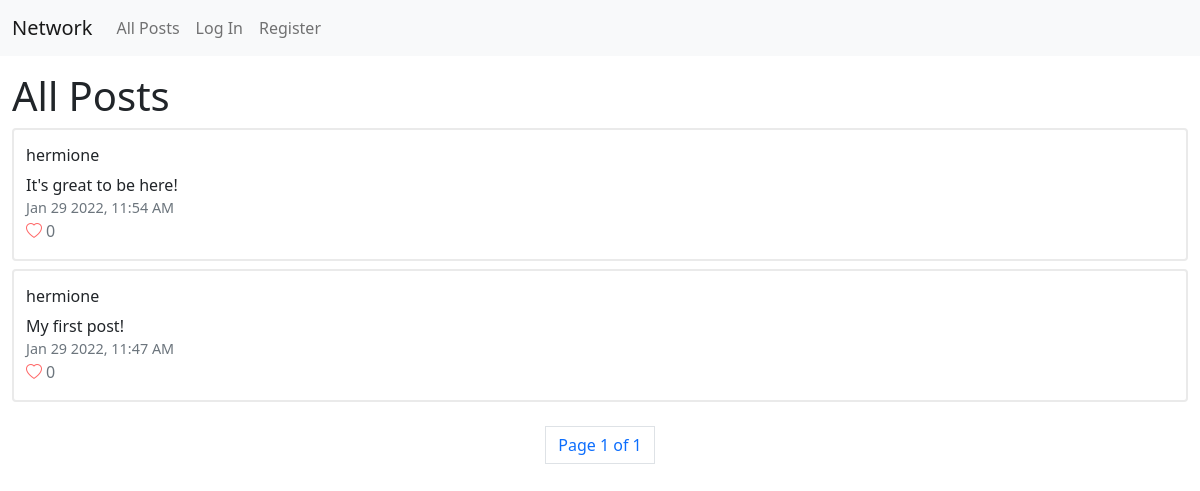
/, run on an earlier commit of the app's database.
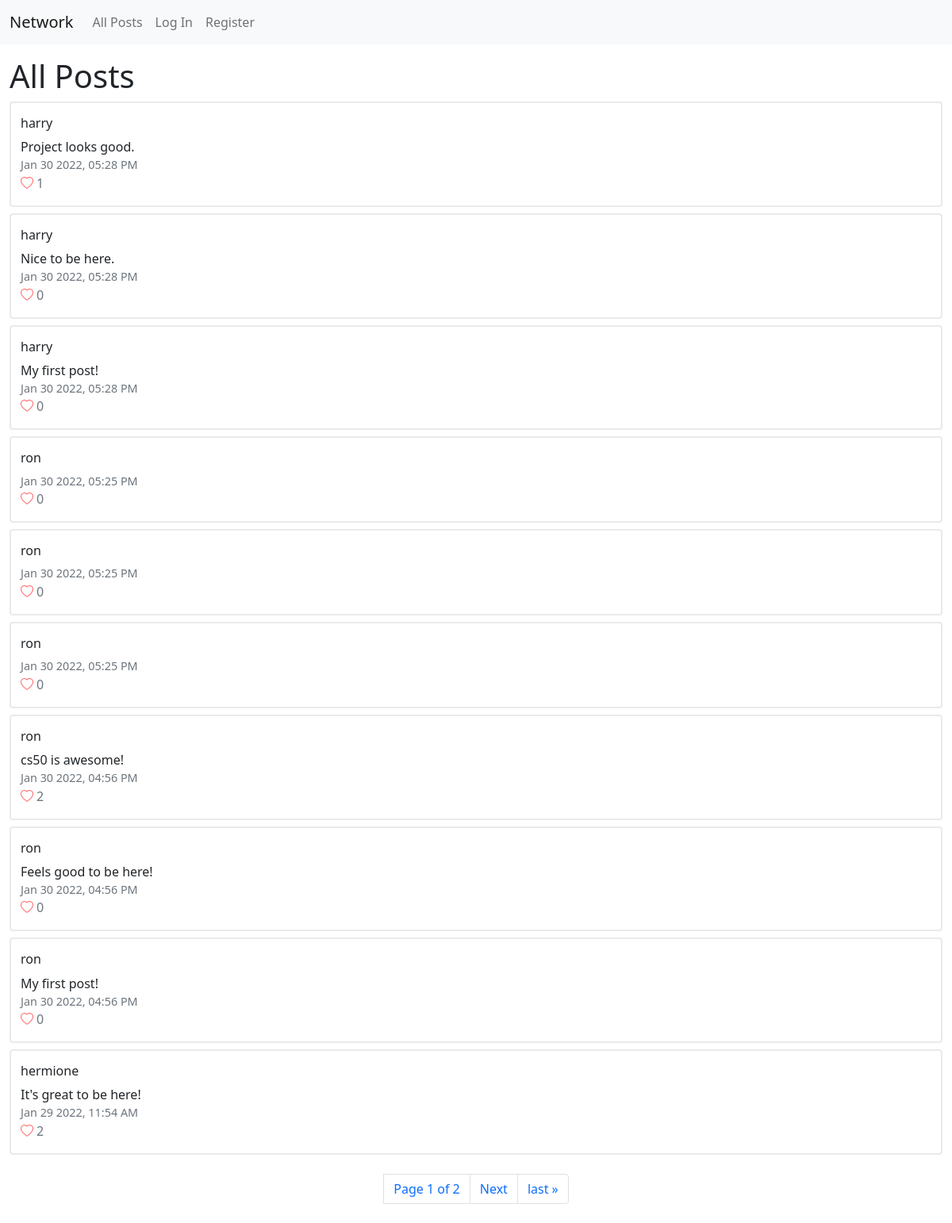
And on a later commit of the database.
### network/models.py (models this page shows, shortened)
class Post(models.Model):
    user = models.ForeignKey("User", on_delete=models.CASCADE, related_name="posts")
    content = models.TextField(blank=True)
    timestamp = models.DateTimeField(auto_now_add=True)
    like = models.ManyToManyField("User", blank=True, related_name="liked")
    def timestampOfPost(self):
        return self.timestamp.strftime("%b %d %Y, %I:%M %p")

class User(AbstractUser):
    follows = models.ManyToManyField("User", blank=True, related_name="followers")

### network/views.py (the view)
# urls.py: path("", views.index, name="index"),
def index(request):
    if request.method == "POST":
        postContent = request.POST["content"]
        post = Post.objects.create(
            user=request.user,
            content=postContent
        )
        return HttpResponseRedirect(reverse("index"))
    else:
        posts = Post.objects.all().order_by("id").reverse()
        p = Paginator(posts, 10, orphans=0, allow_empty_first_page=True)
        pageNumber = request.GET.get('page')
        pageObj = p.get_page(pageNumber)
        return render(request, "network/index.html", {
            'page_obj': pageObj
        })

### network/templates/network/index.html (shortened to what this page needs)
{% extends "network/layout.html" %}
{% load static %}
{% block body %}
    <h1>All Posts</h1>
    {% for post in page_obj %}
        <div class="post container-fluid">
            <h6>{{ post.user }}</h6>
            <div class="post-content">{{ post.content }}</div>
            <div class="post-timestamp text-muted">{{ post.timestampOfPost }}</div>
            {% if user in post.like.all %}
                <div><i class="bi bi-heart-fill heart" data-id="{{ post.id }}"></i><span class="text-muted count" id="{{ post.id }}">{{ post.like.all.count }}</span></div>
            {% else %}
                <div><i class="bi bi-heart heart" data-id="{{ post.id }}"></i><span class="text-muted count" id="{{ post.id }}">{{ post.like.all.count }}</span></div>
            {% endif %}
        </div>
    {% endfor %}
    <nav aria-label="Page navigation example" id="pagination">
        <ul class="pagination justify-content-center">
            <li class="page-item page-link">Page {{ page_obj.number }} of {{ page_obj.paginator.num_pages  }}</li>
            {% if page_obj.has_next %}
                <li class="page-item">
                    <a class="page-link" href="?page={{ page_obj.next_page_number }}">Next</a>
                </li>
                <li class="page-item">
                    <a class="page-link" href="?page={{ page_obj.paginator.num_pages }}">last &raquo;</a>
                </li>
            {% endif %}
        </ul>
    </nav>
{% endblock %}

### network/templates/network/layout.html (shortened to what this page needs)
{% load static %}
<!DOCTYPE html>
<html lang="en">
    <head>
        <link href="https://cdn.jsdelivr.net/npm/bootstrap@5.1.3/dist/css/bootstrap.min.css" rel="stylesheet">
        <link rel="stylesheet" href="https://cdn.jsdelivr.net/npm/bootstrap-icons@1.7.2/font/bootstrap-icons.css">
        <link href="{% static 'network/styles.css' %}" rel="stylesheet">
    </head>
    <body>
        <nav class="navbar navbar-expand-lg navbar-light bg-light">
            <div class="container-fluid">
                <a class="navbar-brand" href="{% url 'index' %}">Network</a>
                <ul class="navbar-nav me-auto mb-2 mb-lg-0">
                    <li class="nav-item">
                    <a class="nav-link" href="{% url 'index' %}">All Posts</a>
                    </li>
                    {% if user.is_authenticated %}
                        <li class="nav-item">
                            <a class="nav-link" href="{% url 'following' %}">Following</a>
                        </li>
                        <li class="nav-item">
                            <a class="nav-link" href="{% url 'logout' %}">Log Out</a>
                        </li>
                    {% else %}
                        <li class="nav-item">
                            <a class="nav-link" href="{% url 'login' %}">Log In</a>
                        </li>
                        <li class="nav-item">
                            <a class="nav-link" href="{% url 'register' %}">Register</a>
                        </li>
                    {% endif %}
                </ul>
            </div>
        </nav>
        <div class="container-fluid" style="margin-top: 1rem;">
            {% block body %}
            {% endblock %}
        </div>
    </body>
</html>

### network/static/network/styles.css (style rules this page uses)
* { box-sizing: border-box; }
.new-post, .post { border: 2px solid #eaeaea; border-radius: 4px; padding-top: 1rem; padding-bottom: 1rem; }
#pagination { margin: 1.5rem; }
.post { margin-bottom: 0.5rem; }
.post-timestamp { font-size: 0.9rem !important; }
.heart { color: #ff6666; }
.count { margin-left: 0.25rem; }

What changed in the data, as far as the page shows it:
no longer on this page (row unchanged): Post: user "hermione", content "My first post!", timestampOfPost "Jan 29 2022, 11:47 AM", like.all.count "0"
added Post: user "harry", content "Project looks good.", timestampOfPost "Jan 30 2022, 05:28 PM", like.all.count "1"
added Post: user "harry", content "Nice to be here.", timestampOfPost "Jan 30 2022, 05:28 PM", like.all.count "0"
added Post: user "harry", content "My first post!", timestampOfPost "Jan 30 2022, 05:28 PM", like.all.count "0"
added Post: user "ron", timestampOfPost "Jan 30 2022, 05:25 PM", like.all.count "0"
added Post: user "ron", timestampOfPost "Jan 30 2022, 05:25 PM", like.all.count "0"
added Post: user "ron", timestampOfPost "Jan 30 2022, 05:25 PM", like.all.count "0"
added Post: user "ron", content "cs50 is awesome!", timestampOfPost "Jan 30 2022, 04:56 PM", like.all.count "2"
added Post: user "ron", content "Feels good to be here!", timestampOfPost "Jan 30 2022, 04:56 PM", like.all.count "0"
added Post: user "ron", content "My first post!", timestampOfPost "Jan 30 2022, 04:56 PM", like.all.count "0"
computed for Post "It's great to be here!": like.all.count "0" → "2"
Also different on the page:
{{ page_obj.paginator.num_pages }}: "1" → "2"
text now shown: "Next last »"
